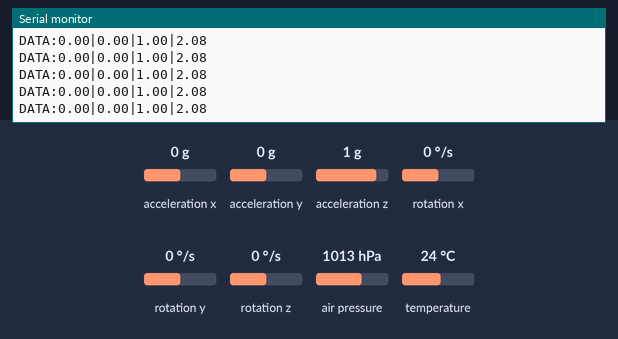
Simulated run of this sketch. Board: Raspberry Pi Pico. Shown: the last lines printed to the serial monitor. The test bench sets the inputs (shaded band); at power-on: acceleration x 0 g, acceleration y 0 g, acceleration z 1 g, air pressure 1013 hPa, rotation x 0 °/s, rotation y 0 °/s, rotation z 0 °/s, temperature 24 °C.

Above: at 4.2 s.
4.3 s: acceleration x set to -1.4 g
At 4.31 s:
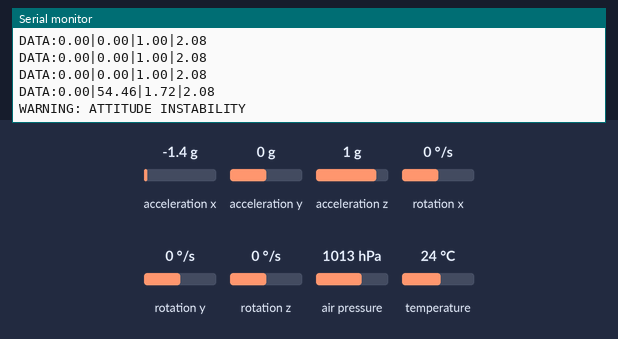
5.8 s: acceleration y set to -1.4 g
At 5.85 s:
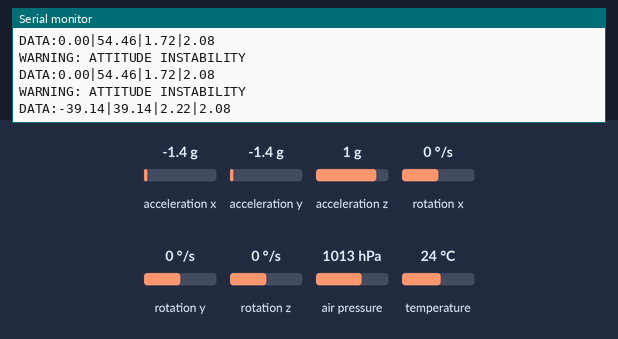
7.3 s: acceleration z set to -1.4 g
At 7.32 s:
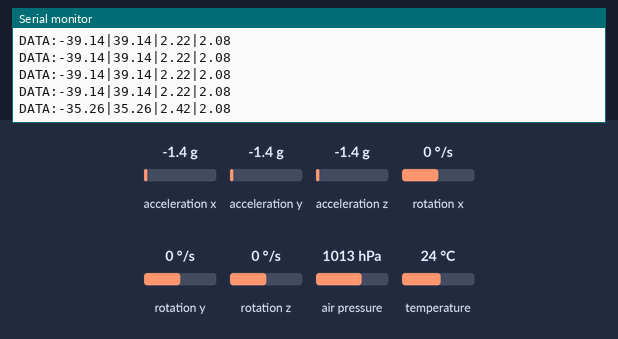
8.8 s: air pressure set to 952 hPa
At 8.84 s:
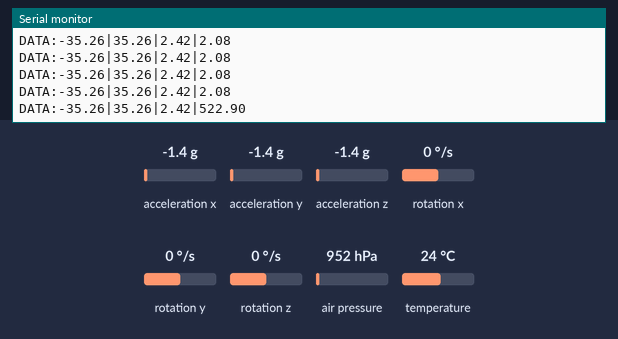
Timing chart, 0 to 11.3 s (numbered marks = the images above; inputs shaded):
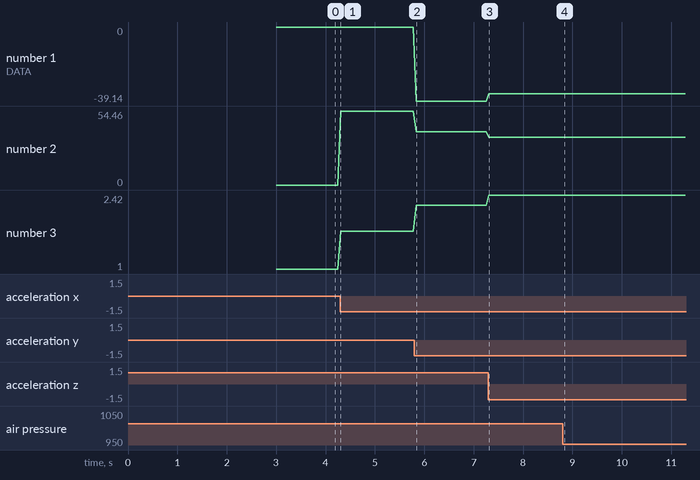

Measured:
- after the input at 4.3 s, the serial monitor: prints a new line at once (image 1)
- after the input at 5.8 s, the serial monitor: prints a new line at once (image 2)
- after the input at 7.3 s, the serial monitor: prints a new line at once (image 3)
- after the input at 8.8 s, the serial monitor: prints a new line at once (image 4)
- plotted number 1: 0 → -39.14 after the input at 5.8 s, -39.14 → -35.26 after the input at 7.3 s
- plotted number 2: 0 → 54.46 after the input at 4.3 s, 54.46 → 39.14 after the input at 5.8 s, 39.14 → 35.26 after the input at 7.3 s
- plotted number 3: 1 → 1.72 after the input at 4.3 s, 1.72 → 2.22 after the input at 5.8 s, 2.22 → 2.42 after the input at 7.3 s

The sketch:

firmware.ino
```cpp
#include <MPU6050_tockn.h>
#include <Wire.h>
#include <Adafruit_BMP280.h>

MPU6050 mpu6050(Wire);
Adafruit_BMP280 bmp;

unsigned long timer = 0;
const int logInterval = 50;

void setup() {
  Serial.begin(115200);

  Wire.setSDA(4);
  Wire.setSCL(5);
  Wire.begin();

  if (!bmp.begin(0x76)) {
    Serial.println("BMP280 Sensor Missing!");
  }

  mpu6050.begin();
  mpu6050.calcGyroOffsets(true);

  Serial.println("--- PICO FLIGHT SYSTEM ONLINE ---");
}

void loop() {
  mpu6050.update();

  if (millis() - timer > logInterval) {
    float angleX = mpu6050.getAngleX();
    float angleY = mpu6050.getAngleY();
    float angleZ = mpu6050.getAngleZ();

    float temp = bmp.readTemperature();
    float alt  = bmp.readAltitude(1013.25);

    float accX = mpu6050.getAccX();
    float accY = mpu6050.getAccY();
    float accZ = mpu6050.getAccZ();
    float totalG = sqrt(pow(accX, 2) + pow(accY, 2) + pow(accZ, 2));

    Serial.print("DATA:");
    Serial.print(angleX); Serial.print("|");
    Serial.print(angleY); Serial.print("|");
    Serial.print(totalG); Serial.print("|");
    Serial.println(alt);

    if (abs(angleX) > 45 || abs(angleY) > 45) {
      Serial.println("WARNING: ATTITUDE INSTABILITY");
    }

    timer = millis();
  }
}
```
